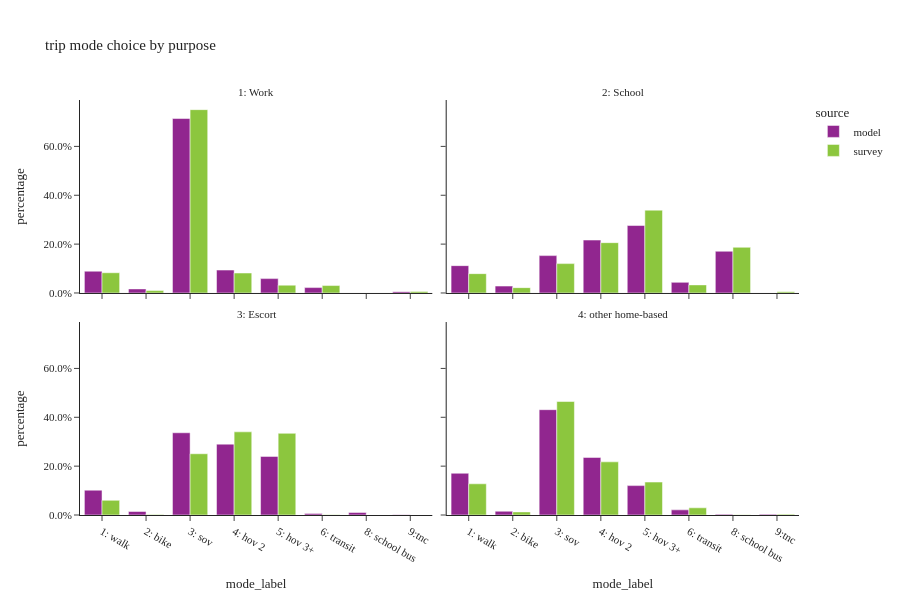

This figure's notebook cell:
### Code cell
df_trip = df_trip.filter(pl.col('dpurp_label') != 'None')
plot_mode_choice(df_trip,"trip mode choice by purpose")

### Figure 1 — Plotly figure (JSON) as saved in the notebook; plotly's stock layout.template omitted (floating-point values rounded to 4 significant figures)
{"data": [{"alignmentgroup": "True", "customdata": [[1757425], [41443], [34707], [72], [229650], [9065], [176846], [145385]], "hovertemplate": "source=model<br>dpurp_label=1: Work<br>mode_label=%{x}<br>percentage=%{y}<br>sample_count=%{customdata[0]}<extra></extra>", "legendgroup": "model", "marker": {"color": "#91268F", "pattern": {"shape": ""}}, "name": "model", "offsetgroup": "model", "orientation": "v", "showlegend": true, "textposition": "auto", "type": "bar", "x": ["3: sov", "6: transit", "2: bike", "8: school bus", "4: hov 2", "9:tnc", "1: walk", "5: hov 3+"], "xaxis": "x3", "y": [0.7142, 0.0221, 0.01661, 3.372e-05, 0.09375, 0.005437, 0.08914, 0.05878], "yaxis": "y3"}, {"alignmentgroup": "True", "customdata": [[136083], [24161], [186606], [23648], [237723], [23], [95285], [151003]], "hovertemplate": "source=model<br>dpurp_label=2: School<br>mode_label=%{x}<br>percentage=%{y}<br>sample_count=%{customdata[0]}<extra></extra>", "legendgroup": "model", "marker": {"color": "#91268F", "pattern": {"shape": ""}}, "name": "model", "offsetgroup": "model", "orientation": "v", "showlegend": false, "textposition": "auto", "type": "bar", "x": ["3: sov", "2: bike", "4: hov 2", "6: transit", "5: hov 3+", "9:tnc", "1: walk", "8: school bus"], "xaxis": "x4", "y": [0.153, 0.02821, 0.2166, 0.04343, 0.2761, 3.446e-05, 0.1118, 0.1708], "yaxis": "y4"}, {"alignmentgroup": "True", "customdata": [[198999], [8081], [506209], [681815], [595293], [23010], [1794], [29154]], "hovertemplate": "source=model<br>dpurp_label=3: Escort<br>mode_label=%{x}<br>percentage=%{y}<br>sample_count=%{customdata[0]}<extra></extra>", "legendgroup": "model", "marker": {"color": "#91268F", "pattern": {"shape": ""}}, "name": "model", "offsetgroup": "model", "orientation": "v", "showlegend": false, "textposition": "auto", "type": "bar", "x": ["1: walk", "6: transit", "5: hov 3+", "3: sov", "4: hov 2", "8: school bus", "9:tnc", "2: bike"], "xaxis": "x", "y": [0.1016, 0.005656, 0.2399, 0.3366, 0.2901, 0.01045, 0.001257, 0.01441], "yaxis": "y"}, {"alignmentgroup": "True", "customdata": [[22155], [19441], [1821533], [97485], [3224609], [1229496], [108322], [932822]], "hovertemplate": "source=model<br>dpurp_label=4: other home-based<br>mode_label=%{x}<br>percentage=%{y}<br>sample_count=%{customdata[0]}<extra></extra>", "legendgroup": "model", "marker": {"color": "#91268F", "pattern": {"shape": ""}}, "name": "model", "offsetgroup": "model", "orientation": "v", "showlegend": false, "textposition": "auto", "type": "bar", "x": ["8: school bus", "9:tnc", "4: hov 2", "6: transit", "3: sov", "1: walk", "2: bike", "5: hov 3+"], "xaxis": "x2", "y": [0.002785, 0.002785, 0.2357, 0.02104, 0.4311, 0.1709, 0.01539, 0.1203], "yaxis": "y2"}, {"alignmentgroup": "True", "customdata": [[222], [354], [159], [45], [2550], [84], [642], [20]], "hovertemplate": "source=survey<br>dpurp_label=1: Work<br>mode_label=%{x}<br>percentage=%{y}<br>sample_count=%{customdata[0]}<extra></extra>", "legendgroup": "survey", "marker": {"color": "#8CC63E", "pattern": {"shape": ""}}, "name": "survey", "offsetgroup": "survey", "orientation": "v", "showlegend": true, "textposition": "auto", "type": "bar", "x": ["4: hov 2", "6: transit", "2: bike", null, "3: sov", "5: hov 3+", "1: walk", "9:tnc"], "xaxis": "x3", "y": [0.08164, 0.03038, 0.009863, 0.006644, 0.7505, 0.03198, 0.08283, 0.0062], "yaxis": "y3"}, {"alignmentgroup": "True", "customdata": [[156], [47], [118], [4], [168], [56], [24], [5], [138]], "hovertemplate": "source=survey<br>dpurp_label=2: School<br>mode_label=%{x}<br>percentage=%{y}<br>sample_count=%{customdata[0]}<extra></extra>", "legendgroup": "survey", "marker": {"color": "#8CC63E", "pattern": {"shape": ""}}, "name": "survey", "offsetgroup": "survey", "orientation": "v", "showlegend": false, "textposition": "auto", "type": "bar", "x": ["4: hov 2", "6: transit", "1: walk", null, "5: hov 3+", "3: sov", "2: bike", "9:tnc", "8: school bus"], "xaxis": "x4", "y": [0.2059, 0.0331, 0.07911, 0.009149, 0.339, 0.1202, 0.02184, 0.004677, 0.187], "yaxis": "y4"}, {"alignmentgroup": "True", "customdata": [[28], [472], [8], [10], [471], [633], [1], [3], [173]], "hovertemplate": "source=survey<br>dpurp_label=3: Escort<br>mode_label=%{x}<br>percentage=%{y}<br>sample_count=%{customdata[0]}<extra></extra>", "legendgroup": "survey", "marker": {"color": "#8CC63E", "pattern": {"shape": ""}}, "name": "survey", "offsetgroup": "survey", "orientation": "v", "showlegend": false, "textposition": "auto", "type": "bar", "x": ["2: bike", "5: hov 3+", "6: transit", null, "3: sov", "4: hov 2", "9:tnc", "8: school bus", "1: walk"], "xaxis": "x", "y": [0.001758, 0.3344, 0.0005457, 0.01202, 0.2507, 0.3404, 6.689e-06, 0.0001296, 0.06002], "yaxis": "y"}, {"alignmentgroup": "True", "customdata": [[1031], [2883], [72], [37], [431], [14], [4679], [2302], [274]], "hovertemplate": "source=survey<br>dpurp_label=4: other home-based<br>mode_label=%{x}<br>percentage=%{y}<br>sample_count=%{customdata[0]}<extra></extra>", "legendgroup": "survey", "marker": {"color": "#8CC63E", "pattern": {"shape": ""}}, "name": "survey", "offsetgroup": "survey", "orientation": "v", "showlegend": false, "textposition": "auto", "type": "bar", "x": ["5: hov 3+", "1: walk", null, "9:tnc", "6: transit", "8: school bus", "3: sov", "4: hov 2", "2: bike"], "xaxis": "x2", "y": [0.1348, 0.1277, 0.008645, 0.003272, 0.02942, 0.001468, 0.4645, 0.2175, 0.01267], "yaxis": "y2"}], "layout": {"annotations": [{"font": {}, "showarrow": false, "text": "3: Escort", "x": 0.245, "xanchor": "center", "xref": "paper", "y": 0.465, "yanchor": "bottom", "yref": "paper"}, {"font": {}, "showarrow": false, "text": "4: other home-based", "x": 0.755, "xanchor": "center", "xref": "paper", "y": 0.465, "yanchor": "bottom", "yref": "paper"}, {"font": {}, "showarrow": false, "text": "1: Work", "x": 0.245, "xanchor": "center", "xref": "paper", "y": 1.0, "yanchor": "bottom", "yref": "paper"}, {"font": {}, "showarrow": false, "text": "2: School", "x": 0.755, "xanchor": "center", "xref": "paper", "y": 1.0, "yanchor": "bottom", "yref": "paper"}], "barmode": "group", "font": {"size": 11}, "height": 600, "legend": {"title": {"text": "source"}, "tracegroupgap": 0}, "title": {"text": "trip mode choice by purpose"}, "width": 900, "xaxis": {"anchor": "y", "categoryorder": "category ascending", "domain": [0.0, 0.49], "dtick": 1, "title": {"text": "mode_label"}}, "xaxis2": {"anchor": "y2", "domain": [0.51, 1.0], "matches": "x", "title": {"text": "mode_label"}}, "xaxis3": {"anchor": "y3", "domain": [0.0, 0.49], "matches": "x", "showticklabels": false}, "xaxis4": {"anchor": "y4", "domain": [0.51, 1.0], "matches": "x", "showticklabels": false}, "yaxis": {"anchor": "x", "domain": [0.0, 0.465], "tickformat": ".1%", "title": {"text": "percentage"}}, "yaxis2": {"anchor": "x2", "domain": [0.0, 0.465], "matches": "y", "showticklabels": false, "tickformat": ".1%"}, "yaxis3": {"anchor": "x3", "domain": [0.535, 1.0], "matches": "y", "tickformat": ".1%", "title": {"text": "percentage"}}, "yaxis4": {"anchor": "x4", "domain": [0.535, 1.0], "matches": "y", "showticklabels": false, "tickformat": ".1%"}}}
